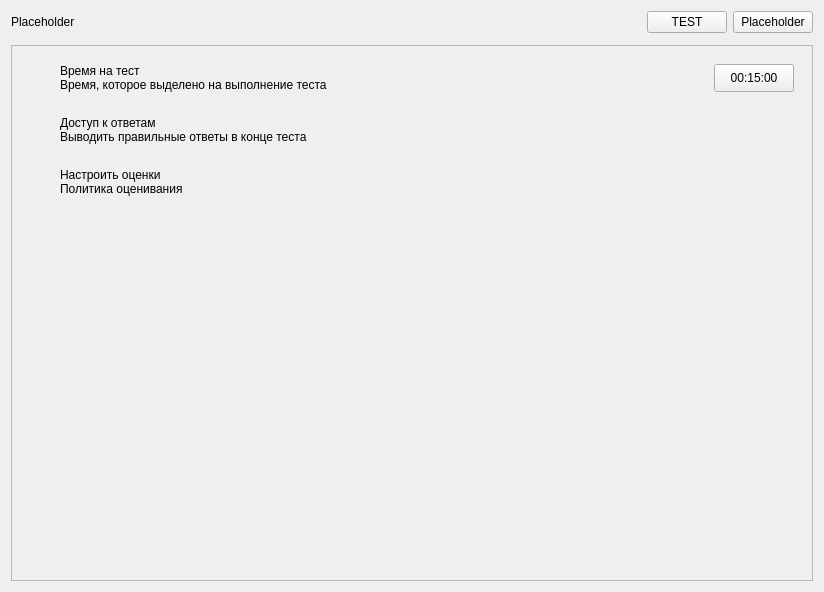
<?xml version="1.0" encoding="UTF-8"?>
<ui version="4.0">
 <class>EditorInterface</class>
 <widget class="QWidget" name="EditorInterface">
  <property name="geometry">
   <rect>
    <x>0</x>
    <y>0</y>
    <width>824</width>
    <height>592</height>
   </rect>
  </property>
  <property name="windowTitle">
   <string>Form</string>
  </property>
  <layout class="QVBoxLayout" name="verticalLayout_15">
   <item>
    <layout class="QHBoxLayout" name="header">
     <item>
      <layout class="QVBoxLayout" name="verticalLayout_4">
       <item>
        <widget class="TitleLabel" name="headerLabel">
         <property name="text">
          <string>Placeholder</string>
         </property>
         <property name="buddy">
          <cstring></cstring>
         </property>
        </widget>
       </item>
      </layout>
     </item>
     <item>
      <spacer name="horizontalSpacer_6">
       <property name="orientation">
        <enum>Qt::Horizontal</enum>
       </property>
       <property name="sizeHint" stdset="0">
        <size>
         <width>40</width>
         <height>20</height>
        </size>
       </property>
      </spacer>
     </item>
     <item>
      <layout class="QHBoxLayout" name="buttons">
       <item>
        <widget class="PushButton" name="testButton">
         <property name="text">
          <string>TEST</string>
         </property>
        </widget>
       </item>
       <item>
        <widget class="PushButton" name="closeButton">
         <property name="text">
          <string>Placeholder</string>
         </property>
        </widget>
       </item>
      </layout>
     </item>
    </layout>
   </item>
   <item>
    <widget class="HorizontalSeparator" name="HorizontalSeparator_2"/>
   </item>
   <item>
    <layout class="QGridLayout" name="gridLayout">
     <property name="spacing">
      <number>0</number>
     </property>
     <item row="2" column="0">
      <widget class="QStackedWidget" name="stackedWidget">
       <property name="sizePolicy">
        <sizepolicy hsizetype="Preferred" vsizetype="Preferred">
         <horstretch>0</horstretch>
         <verstretch>0</verstretch>
        </sizepolicy>
       </property>
       <property name="styleSheet">
        <string notr="true"/>
       </property>
       <property name="currentIndex">
        <number>1</number>
       </property>
       <widget class="QWidget" name="homePage">
        <layout class="QVBoxLayout" name="verticalLayout">
         <property name="spacing">
          <number>0</number>
         </property>
         <property name="leftMargin">
          <number>0</number>
         </property>
         <property name="topMargin">
          <number>0</number>
         </property>
         <property name="rightMargin">
          <number>0</number>
         </property>
         <property name="bottomMargin">
          <number>0</number>
         </property>
         <item>
          <widget class="SmoothScrollArea" name="SmoothScrollArea">
           <property name="styleSheet">
            <string notr="true">background-color: transparent;
border: 0;</string>
           </property>
           <property name="widgetResizable">
            <bool>true</bool>
           </property>
           <widget class="QWidget" name="scrollAreaWidgetContents_2">
            <property name="geometry">
             <rect>
              <x>0</x>
              <y>0</y>
              <width>804</width>
              <height>515</height>
             </rect>
            </property>
            <layout class="QVBoxLayout" name="verticalLayout_14">
             <property name="spacing">
              <number>12</number>
             </property>
             <property name="leftMargin">
              <number>0</number>
             </property>
             <property name="topMargin">
              <number>0</number>
             </property>
             <property name="rightMargin">
              <number>0</number>
             </property>
             <property name="bottomMargin">
              <number>0</number>
             </property>
             <item>
              <layout class="QHBoxLayout" name="widgetHeader">
               <item>
                <layout class="QVBoxLayout" name="testName">
                 <property name="spacing">
                  <number>0</number>
                 </property>
                 <item>
                  <widget class="SubtitleLabel" name="testNameLabel">
                   <property name="sizePolicy">
                    <sizepolicy hsizetype="Preferred" vsizetype="Preferred">
                     <horstretch>0</horstretch>
                     <verstretch>0</verstretch>
                    </sizepolicy>
                   </property>
                   <property name="text">
                    <string>Placeholder</string>
                   </property>
                   <property name="buddy">
                    <cstring></cstring>
                   </property>
                  </widget>
                 </item>
                 <item>
                  <widget class="HyperlinkLabel" name="testNameChangeButton">
                   <property name="sizePolicy">
                    <sizepolicy hsizetype="Preferred" vsizetype="Preferred">
                     <horstretch>0</horstretch>
                     <verstretch>0</verstretch>
                    </sizepolicy>
                   </property>
                   <property name="text">
                    <string>Placeholder</string>
                   </property>
                   <property name="checkable">
                    <bool>false</bool>
                   </property>
                   <property name="default">
                    <bool>false</bool>
                   </property>
                   <property name="underlineVisible">
                    <bool>false</bool>
                   </property>
                   <property name="underline" stdset="0">
                    <bool>false</bool>
                   </property>
                  </widget>
                 </item>
                </layout>
               </item>
               <item>
                <spacer name="horizontalSpacer_10">
                 <property name="orientation">
                  <enum>Qt::Horizontal</enum>
                 </property>
                 <property name="sizeHint" stdset="0">
                  <size>
                   <width>40</width>
                   <height>20</height>
                  </size>
                 </property>
                </spacer>
               </item>
               <item>
                <widget class="CardWidget" name="cardHelp">
                 <layout class="QGridLayout" name="gridLayout_6">
                  <item row="0" column="0">
                   <layout class="QHBoxLayout" name="help">
                    <property name="spacing">
                     <number>6</number>
                    </property>
                    <item>
                     <layout class="QHBoxLayout" name="horizontalLayout_21">
                      <item>
                       <widget class="IconWidget" name="helpIcon">
                        <property name="minimumSize">
                         <size>
                          <width>24</width>
                          <height>24</height>
                         </size>
                        </property>
                        <property name="maximumSize">
                         <size>
                          <width>24</width>
                          <height>24</height>
                         </size>
                        </property>
                        <property name="acceptDrops">
                         <bool>false</bool>
                        </property>
                        <property name="layoutDirection">
                         <enum>Qt::LeftToRight</enum>
                        </property>
                       </widget>
                      </item>
                     </layout>
                    </item>
                    <item>
                     <layout class="QVBoxLayout" name="verticalLayout_16">
                      <property name="spacing">
                       <number>0</number>
                      </property>
                      <item>
                       <widget class="StrongBodyLabel" name="helpLabel">
                        <property name="text">
                         <string>Placeholder</string>
                        </property>
                       </widget>
                      </item>
                      <item>
                       <widget class="HyperlinkLabel" name="helpButton">
                        <property name="sizePolicy">
                         <sizepolicy hsizetype="Preferred" vsizetype="Preferred">
                          <horstretch>0</horstretch>
                          <verstretch>0</verstretch>
                         </sizepolicy>
                        </property>
                        <property name="text">
                         <string>Placeholder</string>
                        </property>
                       </widget>
                      </item>
                     </layout>
                    </item>
                   </layout>
                  </item>
                 </layout>
                </widget>
               </item>
               <item>
                <widget class="CardWidget" name="cardMore">
                 <layout class="QGridLayout" name="gridLayout_7">
                  <item row="0" column="0">
                   <layout class="QHBoxLayout" name="horizontalLayout_22">
                    <property name="spacing">
                     <number>6</number>
                    </property>
                    <item>
                     <layout class="QHBoxLayout" name="horizontalLayout_23">
                      <item>
                       <widget class="IconWidget" name="moreIcon">
                        <property name="minimumSize">
                         <size>
                          <width>24</width>
                          <height>24</height>
                         </size>
                        </property>
                        <property name="maximumSize">
                         <size>
                          <width>24</width>
                          <height>24</height>
                         </size>
                        </property>
                        <property name="acceptDrops">
                         <bool>false</bool>
                        </property>
                        <property name="layoutDirection">
                         <enum>Qt::LeftToRight</enum>
                        </property>
                       </widget>
                      </item>
                     </layout>
                    </item>
                    <item>
                     <layout class="QVBoxLayout" name="verticalLayout_17">
                      <property name="spacing">
                       <number>0</number>
                      </property>
                      <item>
                       <widget class="StrongBodyLabel" name="moreLabel">
                        <property name="text">
                         <string>Placeholder</string>
                        </property>
                       </widget>
                      </item>
                      <item>
                       <widget class="HyperlinkLabel" name="moreButton">
                        <property name="sizePolicy">
                         <sizepolicy hsizetype="Preferred" vsizetype="Preferred">
                          <horstretch>0</horstretch>
                          <verstretch>0</verstretch>
                         </sizepolicy>
                        </property>
                        <property name="text">
                         <string>Placeholder</string>
                        </property>
                       </widget>
                      </item>
                     </layout>
                    </item>
                   </layout>
                  </item>
                 </layout>
                </widget>
               </item>
              </layout>
             </item>
             <item>
              <widget class="CardWidget" name="editQuestions">
               <layout class="QHBoxLayout" name="horizontalLayout_7">
                <item>
                 <layout class="QHBoxLayout" name="horizontalLayout_24">
                  <item>
                   <widget class="IconWidget" name="editQuestionsIcon">
                    <property name="minimumSize">
                     <size>
                      <width>24</width>
                      <height>24</height>
                     </size>
                    </property>
                    <property name="maximumSize">
                     <size>
                      <width>24</width>
                      <height>24</height>
                     </size>
                    </property>
                    <property name="acceptDrops">
                     <bool>false</bool>
                    </property>
                    <property name="layoutDirection">
                     <enum>Qt::LeftToRight</enum>
                    </property>
                   </widget>
                  </item>
                 </layout>
                </item>
                <item>
                 <layout class="QVBoxLayout" name="verticalLayout_18">
                  <property name="spacing">
                   <number>0</number>
                  </property>
                  <item>
                   <widget class="StrongBodyLabel" name="editQuestionsLabel">
                    <property name="text">
                     <string>Placeholder</string>
                    </property>
                    <property name="alignment">
                     <set>Qt::AlignBottom|Qt::AlignLeading|Qt::AlignLeft</set>
                    </property>
                   </widget>
                  </item>
                  <item>
                   <widget class="BodyLabel" name="editQuestionsSubLabel">
                    <property name="text">
                     <string>Placeholder</string>
                    </property>
                    <property name="alignment">
                     <set>Qt::AlignLeading|Qt::AlignLeft|Qt::AlignTop</set>
                    </property>
                   </widget>
                  </item>
                 </layout>
                </item>
                <item>
                 <spacer name="spacer">
                  <property name="orientation">
                   <enum>Qt::Horizontal</enum>
                  </property>
                  <property name="sizeHint" stdset="0">
                   <size>
                    <width>40</width>
                    <height>20</height>
                   </size>
                  </property>
                 </spacer>
                </item>
                <item>
                 <layout class="QHBoxLayout" name="horizontalLayout_35">
                  <item>
                   <widget class="IconWidget" name="editQuestionsGoIcon">
                    <property name="minimumSize">
                     <size>
                      <width>24</width>
                      <height>24</height>
                     </size>
                    </property>
                    <property name="maximumSize">
                     <size>
                      <width>24</width>
                      <height>24</height>
                     </size>
                    </property>
                    <property name="acceptDrops">
                     <bool>false</bool>
                    </property>
                    <property name="layoutDirection">
                     <enum>Qt::LeftToRight</enum>
                    </property>
                   </widget>
                  </item>
                 </layout>
                </item>
               </layout>
              </widget>
             </item>
             <item>
              <widget class="CardWidget" name="settingsQuestion">
               <layout class="QHBoxLayout" name="horizontalLayout_19">
                <item>
                 <layout class="QHBoxLayout" name="horizontalLayout_25">
                  <item>
                   <widget class="IconWidget" name="settingsQuestionIcon">
                    <property name="minimumSize">
                     <size>
                      <width>24</width>
                      <height>24</height>
                     </size>
                    </property>
                    <property name="maximumSize">
                     <size>
                      <width>24</width>
                      <height>24</height>
                     </size>
                    </property>
                    <property name="acceptDrops">
                     <bool>false</bool>
                    </property>
                    <property name="layoutDirection">
                     <enum>Qt::LeftToRight</enum>
                    </property>
                   </widget>
                  </item>
                 </layout>
                </item>
                <item>
                 <layout class="QVBoxLayout" name="verticalLayout_19">
                  <property name="spacing">
                   <number>0</number>
                  </property>
                  <item>
                   <widget class="StrongBodyLabel" name="settingsQuestionLabel">
                    <property name="text">
                     <string>Настройки</string>
                    </property>
                    <property name="alignment">
                     <set>Qt::AlignBottom|Qt::AlignLeading|Qt::AlignLeft</set>
                    </property>
                   </widget>
                  </item>
                  <item>
                   <widget class="BodyLabel" name="settingsQuestionSubLabel">
                    <property name="text">
                     <string>В разработке...</string>
                    </property>
                    <property name="alignment">
                     <set>Qt::AlignLeading|Qt::AlignLeft|Qt::AlignTop</set>
                    </property>
                   </widget>
                  </item>
                 </layout>
                </item>
                <item>
                 <spacer name="spacer_2">
                  <property name="orientation">
                   <enum>Qt::Horizontal</enum>
                  </property>
                  <property name="sizeHint" stdset="0">
                   <size>
                    <width>40</width>
                    <height>20</height>
                   </size>
                  </property>
                 </spacer>
                </item>
                <item>
                 <layout class="QHBoxLayout" name="horizontalLayout_36">
                  <item>
                   <widget class="IconWidget" name="settingsQuestionGoIcon">
                    <property name="minimumSize">
                     <size>
                      <width>24</width>
                      <height>24</height>
                     </size>
                    </property>
                    <property name="maximumSize">
                     <size>
                      <width>24</width>
                      <height>24</height>
                     </size>
                    </property>
                    <property name="acceptDrops">
                     <bool>false</bool>
                    </property>
                    <property name="layoutDirection">
                     <enum>Qt::LeftToRight</enum>
                    </property>
                   </widget>
                  </item>
                 </layout>
                </item>
               </layout>
              </widget>
             </item>
             <item>
              <widget class="CardWidget" name="gradeQuestionSettings">
               <layout class="QHBoxLayout" name="horizontalLayout_20">
                <item>
                 <layout class="QHBoxLayout" name="horizontalLayout_26">
                  <item>
                   <widget class="IconWidget" name="gradeQuestionSettingsIcon">
                    <property name="minimumSize">
                     <size>
                      <width>24</width>
                      <height>24</height>
                     </size>
                    </property>
                    <property name="maximumSize">
                     <size>
                      <width>24</width>
                      <height>24</height>
                     </size>
                    </property>
                    <property name="acceptDrops">
                     <bool>false</bool>
                    </property>
                    <property name="layoutDirection">
                     <enum>Qt::LeftToRight</enum>
                    </property>
                   </widget>
                  </item>
                 </layout>
                </item>
                <item>
                 <layout class="QVBoxLayout" name="verticalLayout_20">
                  <property name="spacing">
                   <number>0</number>
                  </property>
                  <item>
                   <widget class="StrongBodyLabel" name="gradeQuestionSettingsLabel">
                    <property name="text">
                     <string>Политика оценки</string>
                    </property>
                    <property name="alignment">
                     <set>Qt::AlignBottom|Qt::AlignLeading|Qt::AlignLeft</set>
                    </property>
                   </widget>
                  </item>
                  <item>
                   <widget class="BodyLabel" name="gradeQuestionSettingsSubLabel">
                    <property name="text">
                     <string>В разработке...</string>
                    </property>
                    <property name="alignment">
                     <set>Qt::AlignLeading|Qt::AlignLeft|Qt::AlignTop</set>
                    </property>
                   </widget>
                  </item>
                 </layout>
                </item>
                <item>
                 <spacer name="spacer_3">
                  <property name="orientation">
                   <enum>Qt::Horizontal</enum>
                  </property>
                  <property name="sizeHint" stdset="0">
                   <size>
                    <width>40</width>
                    <height>20</height>
                   </size>
                  </property>
                 </spacer>
                </item>
                <item>
                 <layout class="QHBoxLayout" name="horizontalLayout_37">
                  <item>
                   <widget class="IconWidget" name="gradeQuestionSettingsGoIcon">
                    <property name="minimumSize">
                     <size>
                      <width>24</width>
                      <height>24</height>
                     </size>
                    </property>
                    <property name="maximumSize">
                     <size>
                      <width>24</width>
                      <height>24</height>
                     </size>
                    </property>
                    <property name="acceptDrops">
                     <bool>false</bool>
                    </property>
                    <property name="layoutDirection">
                     <enum>Qt::LeftToRight</enum>
                    </property>
                   </widget>
                  </item>
                 </layout>
                </item>
               </layout>
              </widget>
             </item>
             <item>
              <spacer name="verticalSpacer_2">
               <property name="orientation">
                <enum>Qt::Vertical</enum>
               </property>
               <property name="sizeHint" stdset="0">
                <size>
                 <width>20</width>
                 <height>40</height>
                </size>
               </property>
              </spacer>
             </item>
            </layout>
           </widget>
          </widget>
         </item>
        </layout>
       </widget>
       <widget class="QWidget" name="settingsQuestion_2">
        <layout class="QVBoxLayout" name="verticalLayout_3">
         <property name="leftMargin">
          <number>0</number>
         </property>
         <property name="topMargin">
          <number>0</number>
         </property>
         <property name="rightMargin">
          <number>0</number>
         </property>
         <property name="bottomMargin">
          <number>0</number>
         </property>
         <item>
          <widget class="SmoothScrollArea" name="SmoothScrollArea_3">
           <property name="widgetResizable">
            <bool>true</bool>
           </property>
           <widget class="QWidget" name="scrollAreaWidgetContents">
            <property name="geometry">
             <rect>
              <x>0</x>
              <y>0</y>
              <width>802</width>
              <height>513</height>
             </rect>
            </property>
            <layout class="QVBoxLayout" name="verticalLayout_5">
             <item>
              <widget class="CardWidget" name="gradeQuestionSettings_2">
               <layout class="QHBoxLayout" name="horizontalLayout_28">
                <item>
                 <layout class="QHBoxLayout" name="horizontalLayout_29">
                  <item>
                   <widget class="IconWidget" name="gradeQuestionSettingsIcon_2">
                    <property name="minimumSize">
                     <size>
                      <width>24</width>
                      <height>24</height>
                     </size>
                    </property>
                    <property name="maximumSize">
                     <size>
                      <width>24</width>
                      <height>24</height>
                     </size>
                    </property>
                    <property name="acceptDrops">
                     <bool>false</bool>
                    </property>
                    <property name="layoutDirection">
                     <enum>Qt::LeftToRight</enum>
                    </property>
                   </widget>
                  </item>
                 </layout>
                </item>
                <item>
                 <layout class="QVBoxLayout" name="verticalLayout_22">
                  <property name="spacing">
                   <number>0</number>
                  </property>
                  <item>
                   <widget class="StrongBodyLabel" name="gradeQuestionSettingsLabel_2">
                    <property name="text">
                     <string>Время на тест</string>
                    </property>
                    <property name="alignment">
                     <set>Qt::AlignBottom|Qt::AlignLeading|Qt::AlignLeft</set>
                    </property>
                   </widget>
                  </item>
                  <item>
                   <widget class="BodyLabel" name="gradeQuestionSettingsSubLabel_2">
                    <property name="text">
                     <string>Время, которое выделено на выполнение теста</string>
                    </property>
                    <property name="alignment">
                     <set>Qt::AlignLeading|Qt::AlignLeft|Qt::AlignTop</set>
                    </property>
                   </widget>
                  </item>
                 </layout>
                </item>
                <item>
                 <spacer name="spacer_4">
                  <property name="orientation">
                   <enum>Qt::Horizontal</enum>
                  </property>
                  <property name="sizeHint" stdset="0">
                   <size>
                    <width>40</width>
                    <height>20</height>
                   </size>
                  </property>
                 </spacer>
                </item>
                <item>
                 <layout class="QHBoxLayout" name="horizontalLayout_38">
                  <item>
                   <widget class="HyperlinkLabel" name="testNameChangeButton_2">
                    <property name="sizePolicy">
                     <sizepolicy hsizetype="Preferred" vsizetype="Preferred">
                      <horstretch>0</horstretch>
                      <verstretch>0</verstretch>
                     </sizepolicy>
                    </property>
                    <property name="text">
                     <string>00:15:00</string>
                    </property>
                    <property name="checkable">
                     <bool>false</bool>
                    </property>
                    <property name="default">
                     <bool>false</bool>
                    </property>
                    <property name="underlineVisible">
                     <bool>false</bool>
                    </property>
                    <property name="underline" stdset="0">
                     <bool>false</bool>
                    </property>
                   </widget>
                  </item>
                 </layout>
                </item>
               </layout>
              </widget>
             </item>
             <item>
              <widget class="CardWidget" name="gradeQuestionSettings_3">
               <layout class="QHBoxLayout" name="horizontalLayout_32">
                <item>
                 <layout class="QHBoxLayout" name="horizontalLayout_33">
                  <item>
                   <widget class="IconWidget" name="gradeQuestionSettingsIcon_4">
                    <property name="minimumSize">
                     <size>
                      <width>24</width>
                      <height>24</height>
                     </size>
                    </property>
                    <property name="maximumSize">
                     <size>
                      <width>24</width>
                      <height>24</height>
                     </size>
                    </property>
                    <property name="acceptDrops">
                     <bool>false</bool>
                    </property>
                    <property name="layoutDirection">
                     <enum>Qt::LeftToRight</enum>
                    </property>
                   </widget>
                  </item>
                 </layout>
                </item>
                <item>
                 <layout class="QVBoxLayout" name="verticalLayout_24">
                  <property name="spacing">
                   <number>0</number>
                  </property>
                  <item>
                   <widget class="StrongBodyLabel" name="gradeQuestionSettingsLabel_4">
                    <property name="text">
                     <string>Доступ к ответам</string>
                    </property>
                    <property name="alignment">
                     <set>Qt::AlignBottom|Qt::AlignLeading|Qt::AlignLeft</set>
                    </property>
                   </widget>
                  </item>
                  <item>
                   <widget class="BodyLabel" name="gradeQuestionSettingsSubLabel_4">
                    <property name="text">
                     <string>Выводить правильные ответы в конце теста</string>
                    </property>
                    <property name="alignment">
                     <set>Qt::AlignLeading|Qt::AlignLeft|Qt::AlignTop</set>
                    </property>
                   </widget>
                  </item>
                 </layout>
                </item>
                <item>
                 <spacer name="spacer_6">
                  <property name="orientation">
                   <enum>Qt::Horizontal</enum>
                  </property>
                  <property name="sizeHint" stdset="0">
                   <size>
                    <width>40</width>
                    <height>20</height>
                   </size>
                  </property>
                 </spacer>
                </item>
                <item>
                 <layout class="QHBoxLayout" name="horizontalLayout_40">
                  <item>
                   <widget class="IconWidget" name="editQuestionsGoIcon_2">
                    <property name="minimumSize">
                     <size>
                      <width>24</width>
                      <height>24</height>
                     </size>
                    </property>
                    <property name="maximumSize">
                     <size>
                      <width>24</width>
                      <height>24</height>
                     </size>
                    </property>
                    <property name="acceptDrops">
                     <bool>false</bool>
                    </property>
                    <property name="layoutDirection">
                     <enum>Qt::LeftToRight</enum>
                    </property>
                   </widget>
                  </item>
                 </layout>
                </item>
               </layout>
              </widget>
             </item>
             <item>
              <widget class="CardWidget" name="gradeQuestionSettings_4">
               <layout class="QHBoxLayout" name="horizontalLayout_34">
                <item>
                 <layout class="QHBoxLayout" name="horizontalLayout_41">
                  <item>
                   <widget class="IconWidget" name="gradeQuestionSettingsIcon_5">
                    <property name="minimumSize">
                     <size>
                      <width>24</width>
                      <height>24</height>
                     </size>
                    </property>
                    <property name="maximumSize">
                     <size>
                      <width>24</width>
                      <height>24</height>
                     </size>
                    </property>
                    <property name="acceptDrops">
                     <bool>false</bool>
                    </property>
                    <property name="layoutDirection">
                     <enum>Qt::LeftToRight</enum>
                    </property>
                   </widget>
                  </item>
                 </layout>
                </item>
                <item>
                 <layout class="QVBoxLayout" name="verticalLayout_25">
                  <property name="spacing">
                   <number>0</number>
                  </property>
                  <item>
                   <widget class="StrongBodyLabel" name="gradeQuestionSettingsLabel_5">
                    <property name="text">
                     <string>Настроить оценки</string>
                    </property>
                    <property name="alignment">
                     <set>Qt::AlignBottom|Qt::AlignLeading|Qt::AlignLeft</set>
                    </property>
                   </widget>
                  </item>
                  <item>
                   <widget class="BodyLabel" name="gradeQuestionSettingsSubLabel_5">
                    <property name="text">
                     <string>Политика оценивания</string>
                    </property>
                    <property name="alignment">
                     <set>Qt::AlignLeading|Qt::AlignLeft|Qt::AlignTop</set>
                    </property>
                   </widget>
                  </item>
                 </layout>
                </item>
                <item>
                 <spacer name="spacer_7">
                  <property name="orientation">
                   <enum>Qt::Horizontal</enum>
                  </property>
                  <property name="sizeHint" stdset="0">
                   <size>
                    <width>40</width>
                    <height>20</height>
                   </size>
                  </property>
                 </spacer>
                </item>
                <item>
                 <layout class="QHBoxLayout" name="horizontalLayout_42">
                  <item>
                   <widget class="IconWidget" name="editQuestionsGoIcon_3">
                    <property name="minimumSize">
                     <size>
                      <width>24</width>
                      <height>24</height>
                     </size>
                    </property>
                    <property name="maximumSize">
                     <size>
                      <width>24</width>
                      <height>24</height>
                     </size>
                    </property>
                    <property name="acceptDrops">
                     <bool>false</bool>
                    </property>
                    <property name="layoutDirection">
                     <enum>Qt::LeftToRight</enum>
                    </property>
                   </widget>
                  </item>
                 </layout>
                </item>
               </layout>
              </widget>
             </item>
             <item>
              <spacer name="verticalSpacer">
               <property name="orientation">
                <enum>Qt::Vertical</enum>
               </property>
               <property name="sizeHint" stdset="0">
                <size>
                 <width>20</width>
                 <height>300</height>
                </size>
               </property>
              </spacer>
             </item>
            </layout>
           </widget>
          </widget>
         </item>
        </layout>
       </widget>
       <widget class="QWidget" name="editQuestionsWidget">
        <layout class="QVBoxLayout" name="verticalLayout_2">
         <item>
          <layout class="QHBoxLayout" name="horizontalLayout_27">
           <item>
            <spacer name="horizontalSpacer">
             <property name="orientation">
              <enum>Qt::Horizontal</enum>
             </property>
             <property name="sizeHint" stdset="0">
              <size>
               <width>40</width>
               <height>20</height>
              </size>
             </property>
            </spacer>
           </item>
           <item>
            <widget class="PushButton" name="hideAllButton">
             <property name="text">
              <string>Push button</string>
             </property>
            </widget>
           </item>
           <item>
            <widget class="PushButton" name="addNewButton">
             <property name="text">
              <string>Push button</string>
             </property>
            </widget>
           </item>
          </layout>
         </item>
         <item>
          <widget class="SmoothScrollArea" name="SmoothScrollArea_2">
           <property name="styleSheet">
            <string notr="true">background-color: transparent;
border: 0;</string>
           </property>
           <property name="widgetResizable">
            <bool>true</bool>
           </property>
           <widget class="QWidget" name="questions_container">
            <property name="geometry">
             <rect>
              <x>0</x>
              <y>0</y>
              <width>786</width>
              <height>16</height>
             </rect>
            </property>
            <property name="sizePolicy">
             <sizepolicy hsizetype="Preferred" vsizetype="Fixed">
              <horstretch>0</horstretch>
              <verstretch>0</verstretch>
             </sizepolicy>
            </property>
            <layout class="QVBoxLayout" name="verticalLayout_21">
             <property name="spacing">
              <number>6</number>
             </property>
             <property name="leftMargin">
              <number>0</number>
             </property>
             <property name="topMargin">
              <number>0</number>
             </property>
             <property name="rightMargin">
              <number>0</number>
             </property>
             <property name="bottomMargin">
              <number>0</number>
             </property>
            </layout>
           </widget>
          </widget>
         </item>
        </layout>
       </widget>
      </widget>
     </item>
    </layout>
   </item>
  </layout>
 </widget>
 <customwidgets>
  <customwidget>
   <class>PushButton</class>
   <extends>QPushButton</extends>
   <header>qfluentwidgets</header>
  </customwidget>
  <customwidget>
   <class>IconWidget</class>
   <extends>QWidget</extends>
   <header>qfluentwidgets</header>
  </customwidget>
  <customwidget>
   <class>HorizontalSeparator</class>
   <extends>QWidget</extends>
   <header>qfluentwidgets</header>
  </customwidget>
  <customwidget>
   <class>CardWidget</class>
   <extends>QFrame</extends>
   <header>qfluentwidgets</header>
   <container>1</container>
  </customwidget>
  <customwidget>
   <class>SmoothScrollArea</class>
   <extends>QScrollArea</extends>
   <header>qfluentwidgets</header>
   <container>1</container>
  </customwidget>
  <customwidget>
   <class>BodyLabel</class>
   <extends>QLabel</extends>
   <header>qfluentwidgets</header>
  </customwidget>
  <customwidget>
   <class>StrongBodyLabel</class>
   <extends>QLabel</extends>
   <header>qfluentwidgets</header>
  </customwidget>
  <customwidget>
   <class>SubtitleLabel</class>
   <extends>QLabel</extends>
   <header>qfluentwidgets</header>
  </customwidget>
  <customwidget>
   <class>TitleLabel</class>
   <extends>QLabel</extends>
   <header>qfluentwidgets</header>
  </customwidget>
  <customwidget>
   <class>HyperlinkLabel</class>
   <extends>QPushButton</extends>
   <header>qfluentwidgets</header>
  </customwidget>
 </customwidgets>
 <resources>
  <include location="../../resource/resource.qrc"/>
 </resources>
 <connections/>
</ui>
